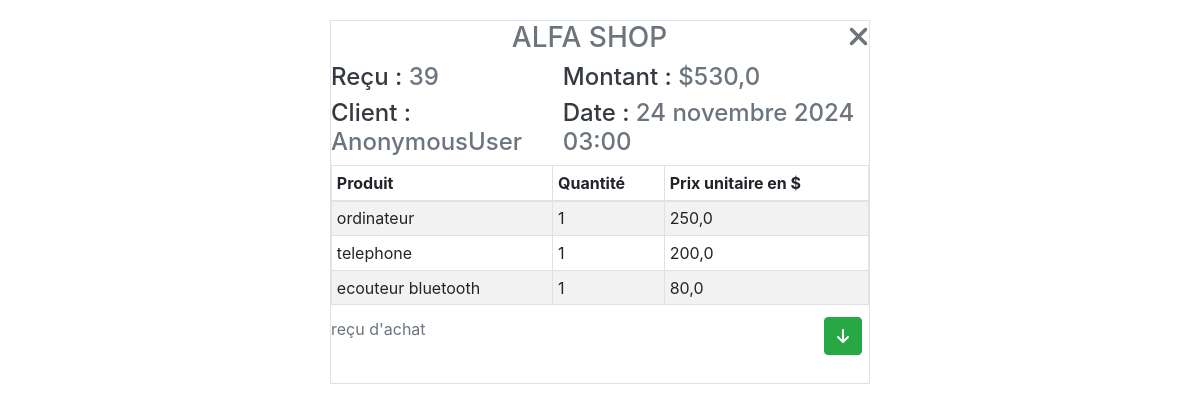
The page /store/paiement/erecu/ on the database its author committed.
### store/models.py (models this page shows, shortened)
class Order(models.Model):
    user = models.ForeignKey(AUTH_USER_MODEL, on_delete=models.CASCADE)
    products = models.ManyToManyField(Product, through="OrderProduct")
    shippingaddress = models.OneToOneField(ShippingAddress,null=True, on_delete=models.CASCADE)
    cart = models.ForeignKey(Cart, verbose_name="client", on_delete=models.SET_NULL, null=True)
    quantity = models.IntegerField(default=1)
    ordered_date = models.DateTimeField(blank=True, null=True)
    ordered = models.BooleanField(default=False)
    montant = models.FloatField(default=0)
    delivred = models.CharField(max_length=50, choices=([
        ("En_attent","En attente"),
        ("En_cours", "En cours de traitement"),
        ("Annule", "Annulé"),
        ("Livrre", "Livrée")
    ]), default="En_attente", verbose_name="etat")
    class Meta:
        verbose_name = "Commande"
        ordering = ["-quantity"]

class OrderProduct(models.Model):
    product = models.ForeignKey(Product, verbose_name="Produits", on_delete=models.CASCADE)
    order = models.ForeignKey(Order, verbose_name="commande", on_delete=models.CASCADE)
    quantity = models.IntegerField(default=1)

class Product(models.Model):
    name = models.CharField(max_length=128, verbose_name="nom du produit")
    price = models.FloatField(verbose_name="prix du produit")
    stock = models.IntegerField(verbose_name="Quantité stoker")
    thumbnail = models.ImageField(upload_to="products", blank=True, null= True)
    description = models.TextField(blank=True, verbose_name="Description du produit")
    categories = models.ForeignKey(Categories, on_delete=models.CASCADE)
    class Meta:
        verbose_name = "Produit"

### store/views.py (the view)
# urls.py: path("paiement/erecu/" , essairecu , name="erecu"),
def essairecu(request):
    order = get_object_or_404(Order, pk=39)
    order_products = order.orderproduct_set.all()
    return render(request, 'store/recu.html', {"order_products": order_products, "Order": order })

### store/templatetags/multiplication_tag.py (called while the page is built)
@register.filter(name="multiply")
def multiply(val1, val2):
    return val1 * val2

### store/templates/store/recu.html (shortened to what this page needs)
{% load static %}
{% load multiplication_tag %}
<!DOCTYPE html>
<html lang="en">
<head>
    <link rel="stylesheet" href="{% static 'store/css/all.min.css' %}">
    <link rel="stylesheet" href="{% static 'store/css/bootstrap.min.css' %}">
    <link rel="stylesheet" href="{% static 'store/css/recu.css' %}">
</head>
<body>
    <div class="div-recu border">
        <h3 class="text-muted">ALFA SHOP <span ><i class="fas fa-times"></i></span></h3>
        <div class="en-tete">
            <div>
                <h4 class="text-dark">Reçu : <span class="text-muted">{{ Order.pk }}</span></h4>
                <h4 class="text-dark">Client : <span class="text-muted">{{ user}}</span></h4>
            </div>
            <div>
                <h4 class="text-dark">Montant : <span class="text-muted">${{ Order.montant }}</span></h4>
                <h4 class="text-dark">Date : <span class="text-muted">{{ Order.ordered_date }}</span></h4>
            </div>
        </div>
        <table class="table table-striped table-bordered table-hover table-sm">
            <caption>
                reçu d'achat
                <a href="{% url 'store:recu' pk=39 %}" class="btn btn-success telecharger"><i class="fas fa-arrow-down"></i></a>
            </caption>
            <thead>
                <th>Produit</th>
                <th>Quantité</th>
                <th>Prix unitaire en $</th>
            </thead>
            <tbody>
                {% for order in order_products %}
                    <tr>
                        <td>{{ order.product.name }} </td>
                        <td>{{ order.quantity }}</td>
                        <td>{{ order.product.price|multiply:order.quantity }}</td>
                    </tr>
                {% endfor %}
            </tbody>
        </table>
    </div>
</body>
</html>

### store/static/store/css/recu.css (style rules this page uses)
.div-recu { max-width: 45%; margin: 20px auto; }
.div-recu h3 { text-align: center; }
.div-recu h3 span { float: right; }
.div-recu .telecharger { float: right; margin-right: 7px; }
.div-recu .en-tete { display: flex; justify-content: space-around; }

### rows shown on the page
Order: pk "39", montant "530,0", ordered_date "24 novembre 2024 03:00"
OrderProduct: product.name "ordinateur", quantity "1", product.price|multiply "250,0"
OrderProduct: product.name "telephone", quantity "1", product.price|multiply "200,0"
OrderProduct: product.name "ecouteur bluetooth", quantity "1", product.price|multiply "80,0"

### other values the page prints
{{ user }} "AnonymousUser"
